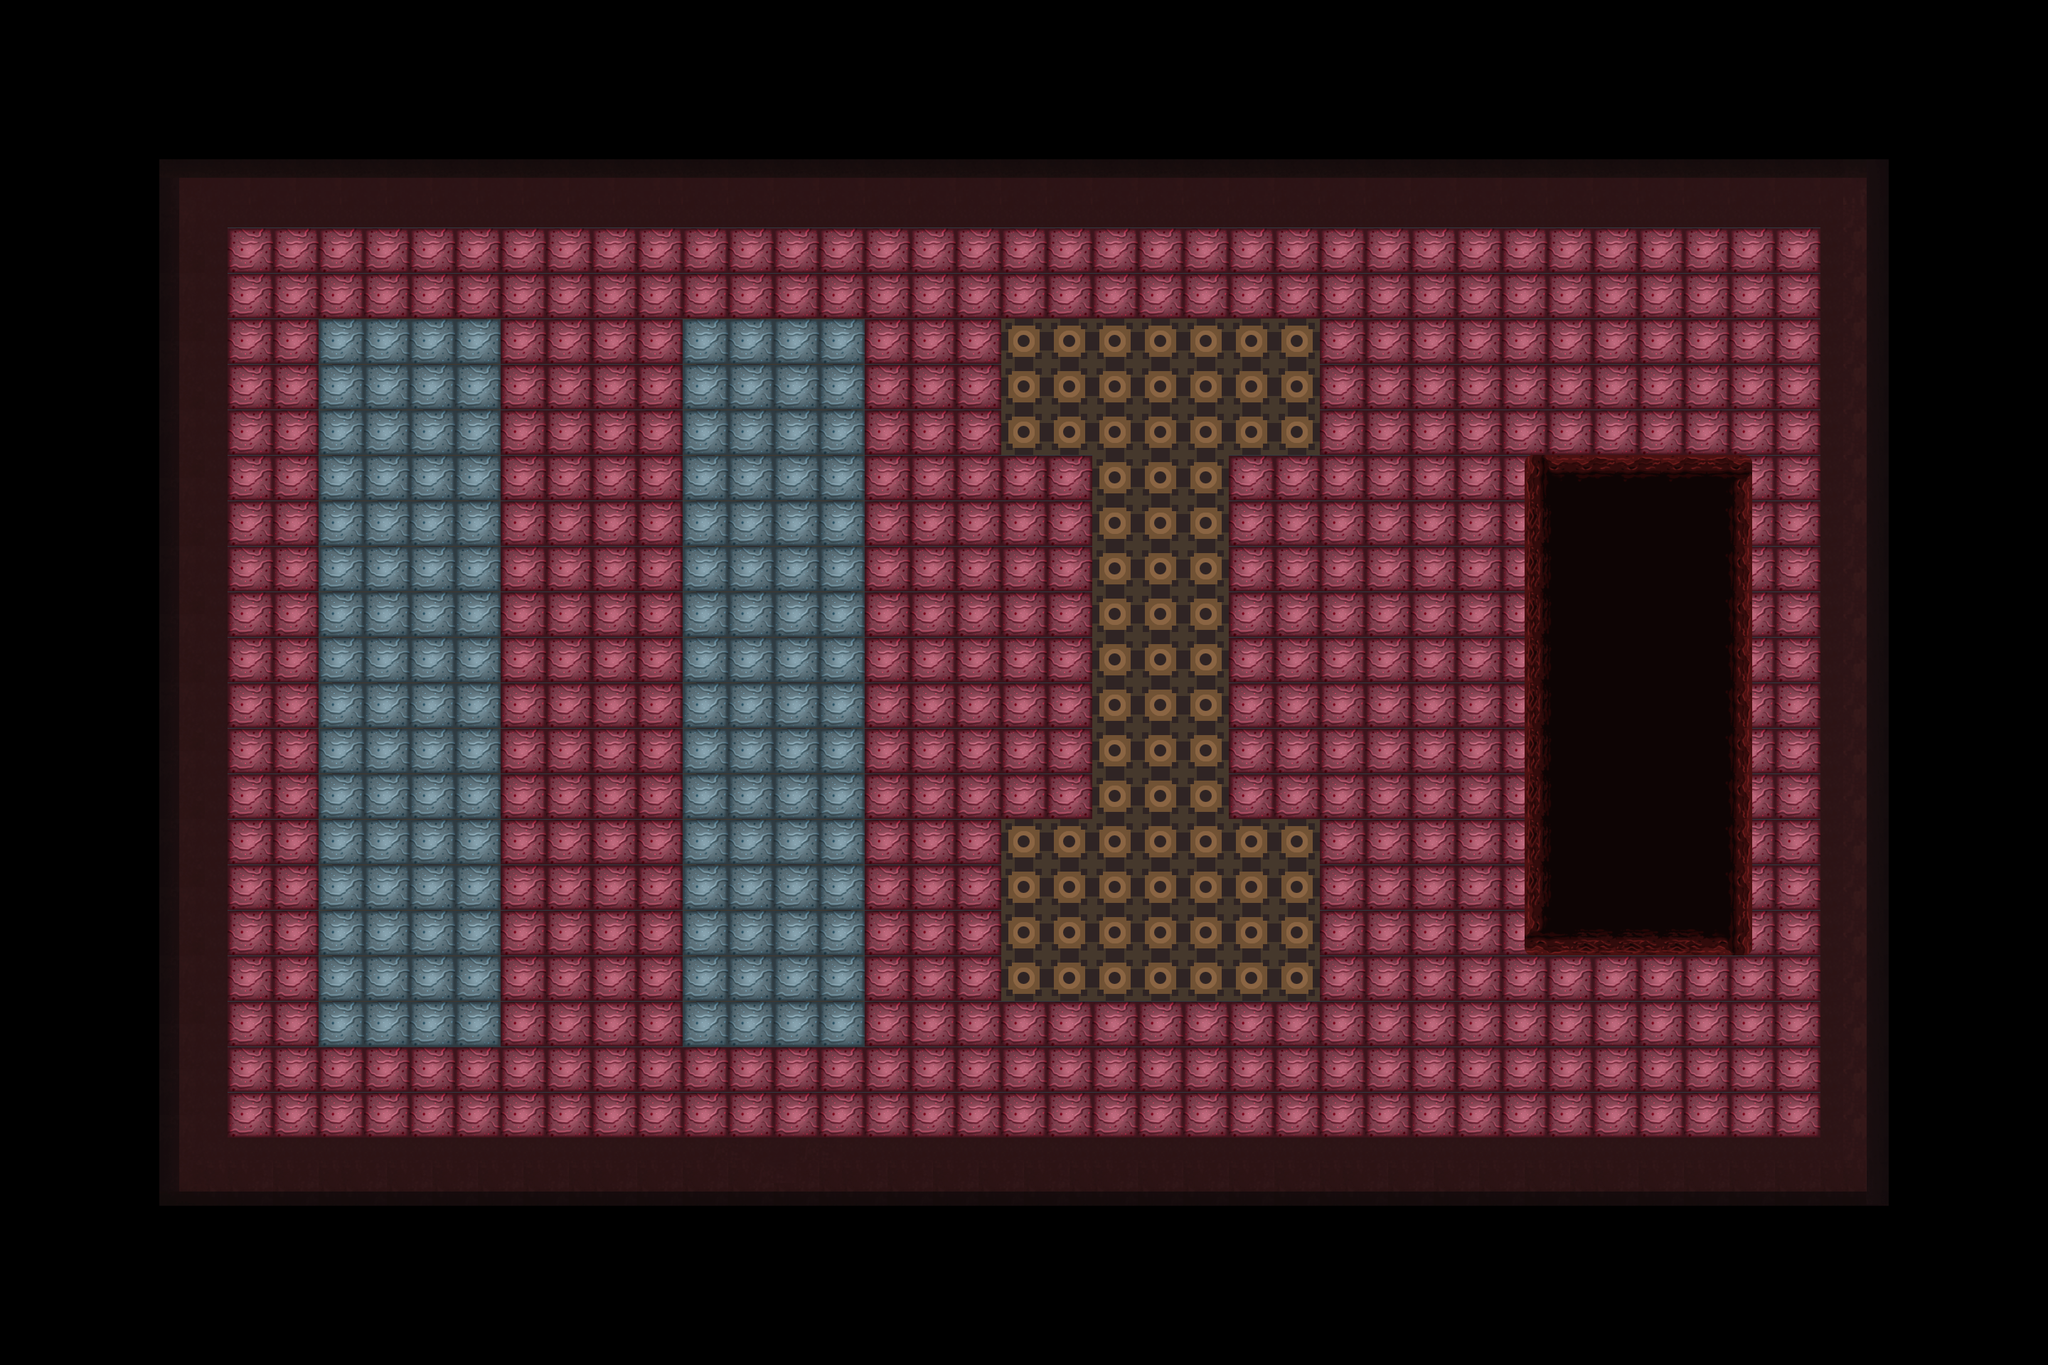

A 2D game scene composited from a Tiled map and its tileset images. What follows is a short description and the map's XML, with each tile layer's data collapsed to a summary:
An orthogonal 90x60 tile map with 32x32 px tiles, 2 tile layers (floor_tiles, walls), 2 tilesets and 50 objects (10x SpikeWall, 10x Worm, 8x Spiker, 5x BasicGameObject, 3x Scorpion, ...).

<map version="1.0" tiledversion="2018.07.13" orientation="orthogonal" renderorder="right-down" width="90" height="60" tilewidth="32" tileheight="32" infinite="0" nextlayerid="8" nextobjectid="172">
 <properties>
  <property name="atlas" value="image/game.atlas" />
  <property name="preload" value="room_0.tmx" />
 </properties>
 <tileset firstgid="1" source="../game.tsx" />
 <tileset firstgid="74" source="../HorrorGameTiles.tsx" />
 <objectgroup id="1" name="background" />
 <layer id="2" name="floor_tiles" width="90" height="60">
  <data>[5400 cells, 3496 non-empty, 46 distinct tile ids]</data>
 </layer>
 <layer id="3" name="walls" width="90" height="60">
  <data>[5400 cells, 220 non-empty, 36 distinct tile ids]</data>
 </layer>
 <objectgroup id="4" name="playground">
  <object id="49" name="floor_tiles" type="TilemapLayerObject" x="0" y="1888" width="32" height="32">
   <properties>
    <property name="tile_layer" value="floor_tiles" />
   </properties>
  </object>
  <object id="51" name="wall_tiles" type="TilemapLayerObject" x="0" y="1888" width="32" height="32">
   <properties>
    <property name="tile_layer" value="walls" />
   </properties>
  </object>
  <object id="74" name="playerSpawn" type="BasicGameObject" x="1445.77" y="779.342" width="32" height="32" rotation="90" />
  <object id="75" name="east" type="BasicGameObject" x="2722" y="912" width="32" height="96" />
  <object id="76" name="west" type="BasicGameObject" x="112" y="912" width="32" height="96" />
  <object id="77" name="north" type="BasicGameObject" x="1396" y="128" width="96" height="32" />
  <object id="78" name="south" type="BasicGameObject" x="1396" y="1792" width="96" height="32" />
  <object id="85" name="PitRight" type="Pit" x="2153.32" y="640" width="303.355" height="681" />
  <object id="86" name="SpikeWallB" type="SpikeWall" gid="45" x="2395" y="641" width="260" height="64" />
  <object id="87" name="SpikeWallB" type="SpikeWall" gid="45" x="2182" y="642" width="260" height="64" />
  <object id="90" name="SpikeWallW" type="SpikeWall" gid="44" x="1967" y="441" width="64" height="260">
   <properties>
    <property name="direction" type="int" value="3" />
   </properties>
  </object>
  <object id="98" name="SpikeWallW" type="SpikeWall" gid="44" x="2143" y="1577" width="64" height="260">
   <properties>
    <property name="direction" type="int" value="3" />
   </properties>
  </object>
  <object id="99" name="SpikeWallW" type="SpikeWall" gid="44" x="2143" y="1695" width="64" height="260">
   <properties>
    <property name="direction" type="int" value="3" />
   </properties>
  </object>
  <object id="106" name="SpikerA" type="Spiker" gid="42" x="1618" y="1545" width="180" height="86" />
  <object id="107" name="SpikerA" type="Spiker" gid="42" x="1182" y="553" width="180" height="86" />
  <object id="125" name="SpikeWallW" type="SpikeWall" gid="44" x="1272" y="954" width="64" height="260">
   <properties>
    <property name="direction" type="int" value="3" />
   </properties>
  </object>
  <object id="126" name="SpikeWallW" type="SpikeWall" gid="44" x="1272" y="1158" width="64" height="260">
   <properties>
    <property name="direction" type="int" value="3" />
   </properties>
  </object>
  <object id="127" name="SpikeWallW" type="SpikeWall" gid="44" x="1274" y="1378" width="64" height="260">
   <properties>
    <property name="direction" type="int" value="3" />
   </properties>
  </object>
  <object id="128" name="SpikeWallB" type="SpikeWall" gid="45" x="954" y="576" width="260" height="64" />
  <object id="129" name="SpikeWallB" type="SpikeWall" gid="45" x="446" y="576" width="260" height="64" />
  <object id="137" name="Scorpion" type="ScorpionBig" gid="60" x="1639" y="1092" width="83" height="124" />
  <object id="146" name="Scorpion" type="ScorpionBig" gid="60" x="595" y="1116" width="83" height="124" />
  <object id="148" name="Scorp" type="Scorpion" gid="61" x="1867" y="965" width="42" height="62" />
  <object id="149" name="Scorp" type="Scorpion" gid="61" x="997" y="963" width="42" height="62" />
  <object id="150" name="Scorp" type="Scorpion" gid="61" x="445" y="1483" width="42" height="62" />
  <object id="151" name="Worm" type="WormBig" gid="62" x="994" y="718" width="152" height="96" />
  <object id="152" name="WormSmall" type="Worm" gid="63" x="1569" y="683" width="91" height="58" />
  <object id="154" name="Cherub" type="CherubRapid" gid="64" x="1112" y="948" width="117" height="96" />
  <object id="157" name="SpikerA" type="Spiker" gid="42" x="914" y="1481" width="180" height="86" />
  <object id="158" name="SpikerA" type="Spiker" gid="42" x="434" y="905" width="180" height="86" />
  <object id="159" name="SpikerA" type="Spiker" gid="42" x="722" y="713" width="180" height="86" />
  <object id="160" name="SpikerA" type="Spiker" gid="42" x="1522" y="457" width="180" height="86" />
  <object id="161" name="SpikerA" type="Spiker" gid="42" x="1842" y="681" width="180" height="86" />
  <object id="162" name="SpikerA" type="Spiker" gid="42" x="1458" y="905" width="180" height="86" />
  <object id="163" name="WormSmall" type="Worm" gid="63" x="897" y="1131" width="91" height="58" />
  <object id="164" name="WormSmall" type="Worm" gid="63" x="1537" y="1195" width="91" height="58" />
  <object id="165" name="WormSmall" type="Worm" gid="63" x="1953" y="1099" width="91" height="58" />
  <object id="166" name="WormSmall" type="Worm" gid="63" x="1921" y="1451" width="91" height="58" />
  <object id="167" name="WormSmall" type="Worm" gid="63" x="1185" y="1515" width="91" height="58" />
  <object id="168" name="WormSmall" type="Worm" gid="63" x="673" y="1323" width="91" height="58" />
  <object id="169" name="WormSmall" type="Worm" gid="63" x="385" y="1099" width="91" height="58" />
  <object id="170" name="WormSmall" type="Worm" gid="63" x="673" y="747" width="91" height="58" />
  <object id="171" name="WormSmall" type="Worm" gid="63" x="1857" y="363" width="91" height="58" />
 </objectgroup>
 <objectgroup id="5" name="foreground" locked="1" />
 <objectgroup id="6" name="uiground" locked="1" />
 <objectgroup id="7" name="preload" locked="1">
  <object id="1" name="ScreenSize" type="Viewport" x="0" y="0" width="960" height="540" />
  <object id="56" x="-480" y="256" width="96" height="32">
   <text fontfamily="MS Shell Dlg 2" pixelsize="24" wrap="1" color="#ffffff">Fonts</text>
  </object>
  <object id="57" x="-608" y="256" width="96" height="32">
   <text fontfamily="MS Shell Dlg 2" pixelsize="24" wrap="1" color="#ffffff">Sound</text>
  </object>
  <object id="58" x="-736" y="256" width="96" height="32">
   <text fontfamily="MS Shell Dlg 2" pixelsize="24" wrap="1" color="#ffffff">Music</text>
  </object>
  <object id="59" x="-736" y="256" width="96" height="32">
   <text fontfamily="MS Shell Dlg 2" pixelsize="24" wrap="1" color="#ffffff">Music</text>
  </object>
  <object id="60" x="-896" y="256" width="96" height="32">
   <text fontfamily="MS Shell Dlg 2" pixelsize="24" wrap="1" color="#ffffff">Shadersa</text>
  </object>
  <object id="136" name="damageShader" type="Shader" x="1792" y="1786" width="32" height="32">
   <properties>
    <property name="shader_name" value="damaged" />
   </properties>
  </object>
 </objectgroup>
</map>
